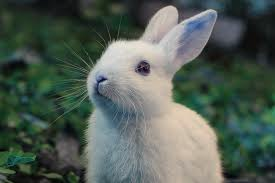
#> input picture Lab 1/Lab1_Image_Bunny.jpg, 275 x 183 px, found by its file name
$ jupyter execute Lab2.ipynb
#> lines starting #> are read from the running program, lines starting #| are printed output that depends on the picture
#> further down, original_image is the input picture: shape (183, 275, 3); mean B, G, R 85.1, 94, 81.6
[cell 1]
import cv2
import numpy as np
import matplotlib.pyplot as plt

[cell 2]
def sample_image(image, factor):
  """
  Downsamples the image by the given factor.
  Args:
  image (numpy array): Original image.
  factor (int): Factor by which to downsample.
  Returns:
  numpy array: Downsampled image.
  """
#> called with factor = 20
  height, width = image.shape[:2]
#> height = 183; width = 275
  sampled_image = cv2.resize(image, (width // factor, height //
  factor), interpolation=cv2.INTER_NEAREST)
  return sampled_image

[cell 3]
def quantize_image(image, levels):
  """Reduces the number of grayscale levels in the image.
Args:
image (numpy array): Original image.
levels (int): Number of grayscale levels.
Returns:
numpy array: Quantized image.
"""
#> called with levels = 4
  quantized_image = np.floor(image / (256 // levels)) * (256 //
  levels)
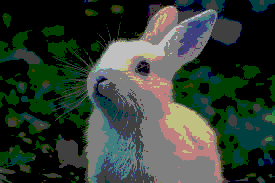
#> quantized_image: shape (183, 275, 3) float64; mean B, G, R 51.9, 61.9, 49.2
  quantized_image = quantized_image.astype(np.uint8)
  return quantized_image

[cell 4]
def plot_images(original, sampled, quantized):
  """
  Plots the original, sampled, and quantized images side by side.
  Args:
  original (numpy array): Original image.
  sampled (numpy array): Sampled image.
  quantized (numpy array): Quantized image.
  """
  plt.figure(figsize=(12, 4))
  plt.subplot(1, 3, 1)
  plt.imshow(original, cmap='gray')
  plt.title('Original Image')
  plt.axis('off')
  plt.subplot(1, 3, 2)
  plt.imshow(sampled, cmap='gray')
  plt.title('Sampled Image')
  plt.axis('off')
  plt.subplot(1, 3, 3)
  plt.imshow(quantized, cmap='gray')
  plt.title('Quantized Image')
  plt.axis('off')
  plt.show()
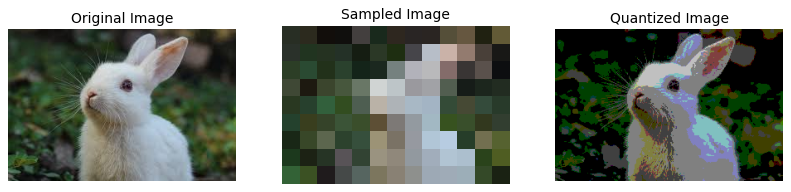
#> figure drawn by matplotlib, 3 panels; B, G, R data is drawn as R, G, B

##============Task 1============

[cell 5]
image_path='/content/Lab1_Image_Bunny.jpg'

sampling_factor = 20
quantization_levels=4

# Load image in grayscale
original_image = cv2.imread(image_path, cv2.IMREAD_COLOR_RGB)
if original_image is None:
  print(f"Error: Unable to load image at {image_path}")


# Sample and quantize
sampled_image = sample_image(original_image, sampling_factor)
quantized_image = quantize_image(original_image, quantization_levels)

# Plot results
plot_images(original_image, sampled_image, quantized_image)

##============Task 2============

## ***Part 1: Subtract two images and display the result***

[cell 6]
from PIL import Image
import matplotlib.pyplot as plt


img1=Image.open('/content/Lab1_Image_Bunny.jpg')
img2=Image.open ('/content/cat.jpg')
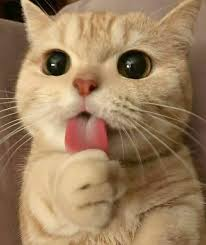
#> input picture Lab 2/cat.jpg, 206 x 245 px, found by its file name
#> img2 is the input picture: PIL image 206x245 RGB; mean R, G, B 156.5, 127.8, 95

resize=(400,400)
img1=img1.resize(resize,Image.Resampling.LANCZOS)
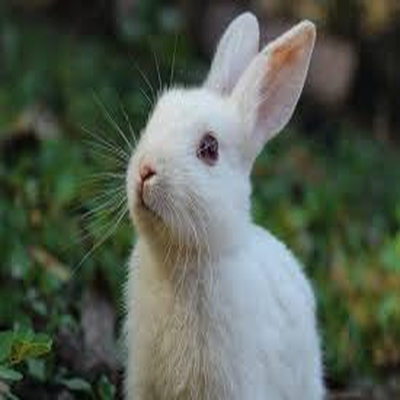
#> img1: PIL image 400x400 RGB; mean R, G, B 85.1, 94, 81.6
img2=img2.resize(resize,Image.Resampling.LANCZOS)
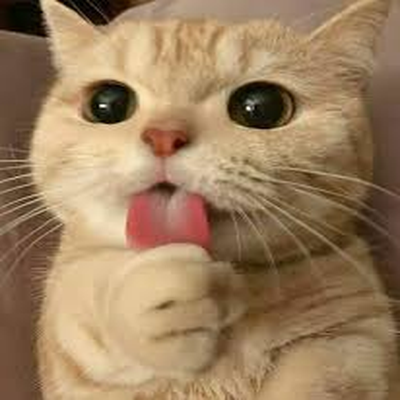
#> img2: PIL image 400x400 RGB; mean R, G, B 156.5, 127.8, 95
im1arr=np.asarray(img1)
im2arr=np.asarray(img2)
addition=im1arr+im2arr
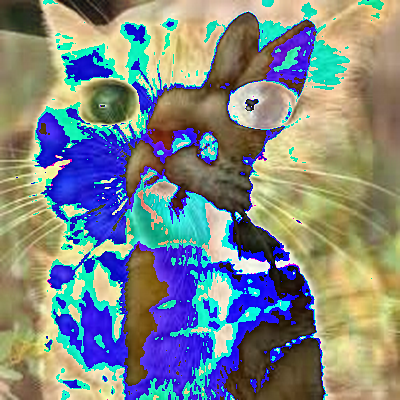
#> addition: shape (400, 400, 3); mean R, G, B 125.2, 134.1, 134.3
resultImage=Image.fromarray(addition)

#matplotlib to plot the image correctly. (Had a problem with pillow not showing the image)
plt.figure(figsize=(10,5))
plt.axis('Off')
plt.imshow(resultImage)
plt.show()

## ***Part 2: Add one image with a constant value of 175 and display it.***

[cell 7]
imageArray175 = im1arr + 175
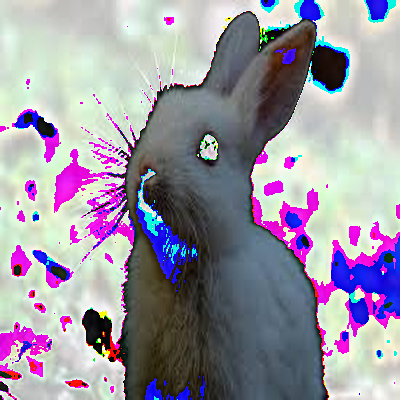
#> imageArray175: shape (400, 400, 3); mean R, G, B 154.6, 148.8, 163.3
imageAdd175 = Image.fromarray(imageArray175)
plt.figure(figsize=(8,4))
plt.axis('Off')
plt.imshow(imageAdd175)
plt.show()

## ***Part 3: Apply the set difference operation on two Gray-Scale images***

[cell 8]
img1GrayscaleArray=Image.open('Lab1_Image_Bunny.jpg').resize((200,200)).convert('L')
img2GrayscaleArray = Image.open("cat.jpg").resize((200,200)).convert('L')
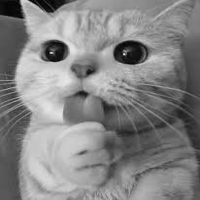
#> img2GrayscaleArray: PIL image 200x200 L; min 1, max 237, mean 132.7


arr1GrayscaleArray = np.array(img1GrayscaleArray).astype(np.uint16)
arr2GrayscaleArray = np.array(img2GrayscaleArray).astype(np.uint16)

diffImage = arr1GrayscaleArray - (arr2GrayscaleArray)
diffImage = np.clip(diffImage, 0, 255)

diffImage = Image.fromarray(diffImage)
plt.imshow(diffImage, cmap = 'grey')
plt.axis('Off')
plt.show()

## ***Part 4: Apply the symmetric difference operation on two Gray-Scale images.***

[cell 9]
diffImage = arr1GrayscaleArray ^ arr2GrayscaleArray
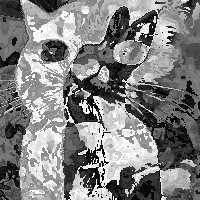
#> diffImage: shape (200, 200) uint16; min 0, max 255, mean 129.4
plt.imshow(diffImage, cmap="grey")
plt.axis('Off')
plt.show()

## ***Part 5: Apply Intersection operations on two Gray-Scale images.***

[cell 10]
resize=(400,400)
img3=img1.resize(resize,Image.Resampling.LANCZOS).convert('L')
img4=img2.resize(resize,Image.Resampling.LANCZOS).convert('L')

im3arr=np.asarray(img3)
im4arr=np.asarray(img4)

intersection = np.minimum(im3arr, im4arr)
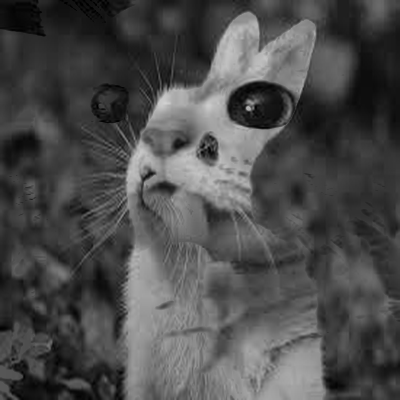
#> intersection: shape (400, 400); min 0, max 209, mean 76.2

resultImage2=Image.fromarray(intersection)

plt.imshow(resultImage2, cmap='grey')
plt.axis('Off')
plt.show()
